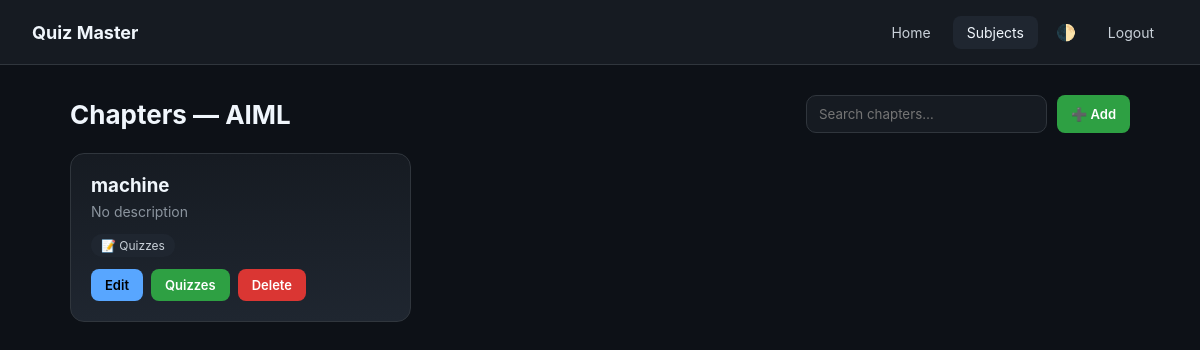
Page /teacher/subjects/1/chapters (signed in) on the committed database.
### controller/models.py (models this page shows)
class Subject(db.Model):
    __tablename__ = "subject"
    subject_id = db.Column(db.Integer, primary_key=True)
    name = db.Column(db.String(100), unique=True, nullable=False)
    description = db.Column(db.Text)
    created_at = db.Column(db.DateTime, default=datetime.utcnow)
    chapters = db.relationship(
        "Chapter",
        backref="subject",
        cascade="all, delete-orphan"
    )

class Chapter(db.Model):
    __tablename__ = "chapter"
    chapter_id = db.Column(db.Integer, primary_key=True)
    subject_id = db.Column(
        db.Integer,
        db.ForeignKey("subject.subject_id"),
        nullable=False
    )
    name = db.Column(db.String(100), nullable=False)
    description = db.Column(db.Text)
    quizzes = db.relationship(
        "Quiz",
        backref="chapter",
        cascade="all, delete-orphan"
    )

### main.py (the view)
@app.route("/teacher/subjects/<int:subject_id>/chapters")
@login_required
@role_required("teacher")
def teacher_chapters(subject_id):
    return render_template(
        "teacher/chapters.html",
        subject=Subject.query.get_or_404(subject_id),
        chapters=Chapter.query.filter_by(subject_id=subject_id).all()
    )

### main.py (called while the page is built)
def login_required(f):
    @wraps(f)
    def wrapper(*args, **kwargs):
        if "user_id" not in session:
            flash("Please login first")
            return redirect(url_for("login"))
        return f(*args, **kwargs)
    return wrapper

def role_required(required_role):
    def decorator(f):
        @wraps(f)
        def wrapper(*args, **kwargs):
            if session.get("role") != required_role:
                flash("Unauthorized access")
                return redirect(url_for("login"))
            return f(*args, **kwargs)
        return wrapper
    return decorator

### templates/TEACHER/chapters.html (shortened to what this page needs)
<!DOCTYPE html>
<html lang="en">
<head>
</head>
<body data-theme="dark">
<nav class="navbar">
    <div class="brand">Quiz Master</div>
    <div class="nav-links">
        <a class="nav-link" href="{{ url_for('teacher_dashboard') }}">Home</a>
        <a class="nav-link active" href="{{ url_for('teacher_subjects') }}">Subjects</a>
        <span class="theme-toggle" onclick="toggleTheme()">🌓</span>
        <a class="nav-link" href="{{ url_for('logout') }}">Logout</a>
    </div>
</nav>
<div class="container">
    <div class="header">
        <h1>Chapters — {{ subject.name }}</h1>
        <div class="search-box">
            <input type="text" placeholder="Search chapters…" onkeyup="filterChapters(this.value)">
            <button class="btn-primary" onclick="openModal()">➕ Add</button>
        </div>
    </div>
    {% if chapters %}
    <div class="grid">
        {% for c in chapters %}
        <div class="card chapter-card" data-name="{{ c.name|lower }}">
            <h3>{{ c.name }}</h3>
            <p>{{ c.description or "No description" }}</p>
            <div class="badges">
                <div class="badge">📝 Quizzes</div>
            </div>
            <div class="actions">
                <button class="btn-secondary"
                        onclick="editChapter('{{ c.chapter_id }}','{{ c.name }}','{{ c.description }}')">
                    Edit
                </button>
                <a href="{{ url_for('teacher_quizzes', chapter_id=c.chapter_id) }}">
                    <button class="btn-primary">Quizzes</button>
                </a>
                <form method="POST"
                      action="{{ url_for('delete_chapter', chapter_id=c.chapter_id) }}"
                      onsubmit="return confirm('Are you sure you want to delete this chapter?\n\nAll quizzes under this chapter will also be permanently deleted.');">
                    <button class="btn-danger">Delete</button>
                </form>
            </div>
        </div>
        {% endfor %}
    </div>
    {% else %}
    <div class="empty">
        No chapters yet. Click ➕ Add to create one.
    </div>
    {% endif %}
</div>
</body>
</html>

### templates/TEACHER/chapters.html (style rules this page uses)
:root { --bg:#0d1117; --panel:#161b22; --panel-soft:#1f2630; --border:#30363d; --text:#c9d1d9; --muted:#8b949e; --white:#f0f6fc; --accent:#58a6ff; --green:#2ea043; --red:#da3633; --radius:14px; --transition:.25s ease; }
* { margin:0; padding:0; box-sizing:border-box; font-family:-apple-system,BlinkMacSystemFont,"Segoe UI",Arial,sans-serif; }
body { background:var(--bg); color:var(--text); min-height:100vh; }
.navbar { position:sticky; top:0; z-index:10; display:flex; justify-content:space-between; align-items:center; padding:14px 32px; background:var(--panel); border-bottom:1px solid var(--border); }
.brand { font-size:18px; font-weight:700; color:var(--white); }
.nav-links { display:flex; gap:8px; align-items:center; }
.nav-link { padding:8px 14px; border-radius:8px; color:var(--text); text-decoration:none; font-size:14px; }
.nav-link.active, .nav-link:hover { background:var(--panel-soft); color:var(--white); }
.theme-toggle { cursor:pointer; padding:8px 10px; }
.container { max-width:1100px; margin:30px auto; padding:0 20px; }
.header { display:flex; justify-content:space-between; align-items:center; gap:10px; margin-bottom:20px; }
.header h1 { color:var(--white); font-size:26px; }
.search-box { display:flex; gap:10px; }
input, textarea { padding:10px 12px; border-radius:10px; border:1px solid var(--border); background:var(--panel); color:var(--white); }
.grid { display:grid; grid-template-columns:repeat(auto-fill,minmax(280px,1fr)); gap:18px; }
.card { background:linear-gradient(180deg,var(--panel),var(--panel-soft)); border:1px solid var(--border); border-radius:var(--radius); padding:20px; transition:var(--transition); }
.card h3 { color:var(--white); margin-bottom:6px; }
.card p { font-size:14px; color:var(--muted); margin-bottom:14px; }
.badges { display:flex; gap:8px; margin-bottom:12px; }
.badge { padding:4px 10px; font-size:12px; border-radius:999px; background:var(--panel-soft); }
button { padding:8px 14px; border:none; border-radius:8px; font-size:13px; font-weight:600; cursor:pointer; }
.btn-primary { background:var(--green);color:#fff; }
.btn-secondary { background:var(--accent);color:#000; }
.btn-danger { background:var(--red);color:#fff; }
.actions { display:flex; gap:8px; flex-wrap:wrap; }

### rows in the picture
Subject: name "AIML"
Chapter: name "machine", description "No description"
